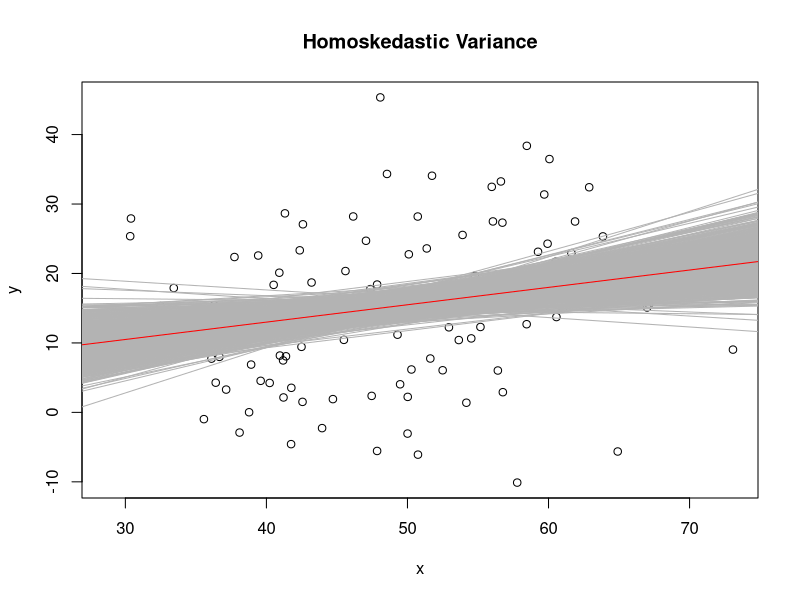

Write R code to recreate this figure.
Nsampsize <- 100
x <- rnorm(Nsampsize, m=50, sd=10);
b0 <- 3; b1 <- 0.25; stde <- 10;
simrhomo <- function(i){
e <- rnorm(Nsampsize, m=0, s=1)
y <- b0 + b1 * x + stde*e
mod <- lm(y ~ x)
print(mod)
##abline(mod, col=gray(.7))
mod
}
nsims <- 1000
reshomo <- lapply(1:nsims, simrhomo)

e <- rnorm(Nsampsize, m=0, s=1)
y <- b0 + b1 * x + stde*e

plot(y~x, main="Homoskedastic Variance")
lapply(reshomo, abline, col=gray(0.70))
abline(b0,b1,col="red")
